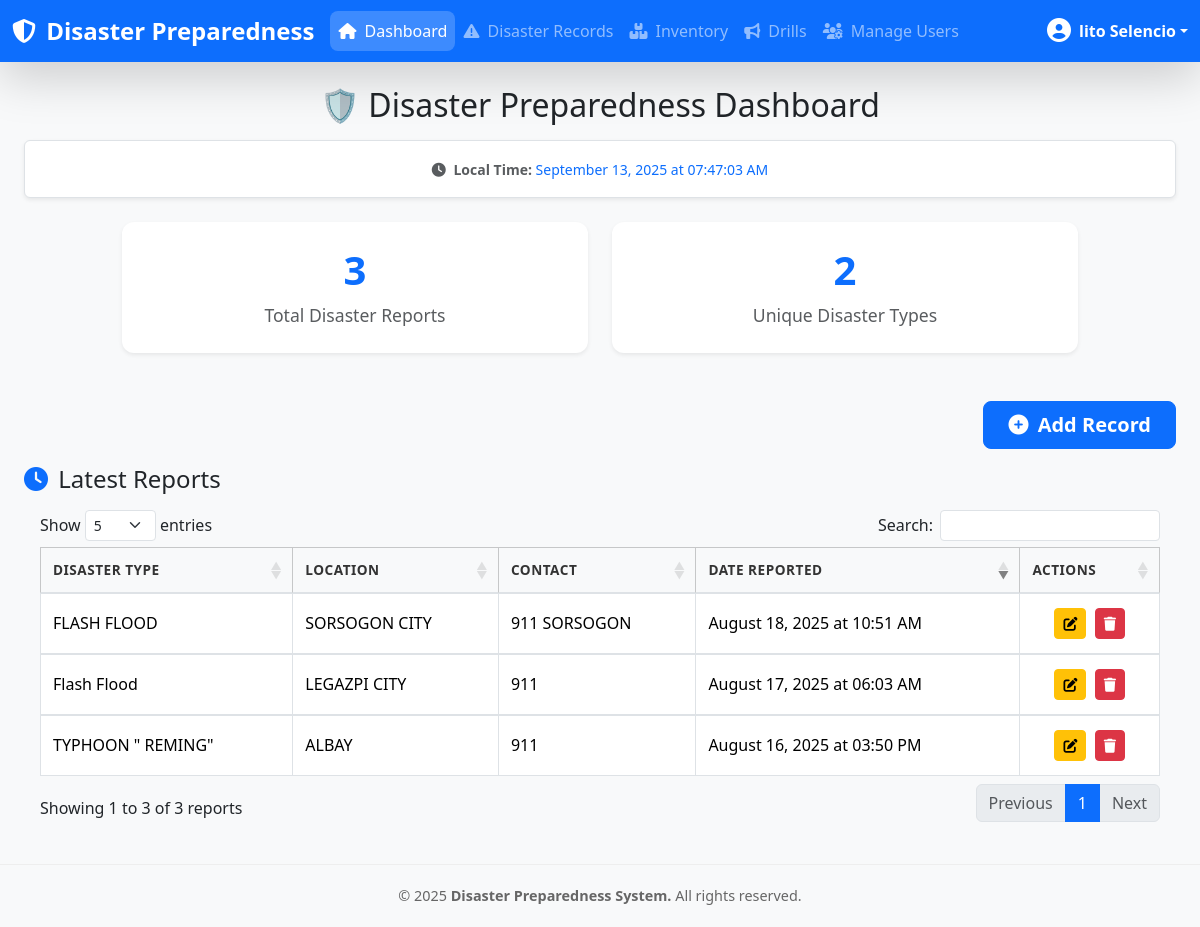
The app's page /dashboard.php (signed in) with its own data.
### tables this page shows
CREATE TABLE `disasters` (
  `id` int(11) NOT NULL,
  `disaster_type` varchar(100) NOT NULL,
  `location` varchar(150) NOT NULL,
  `emergency_contact` varchar(100) NOT NULL,
  `date_reported` timestamp NOT NULL DEFAULT current_timestamp()
);

### dashboard.php (the view, shortened to what this page needs)
 <?php
include 'connection.php';
$total_disasters = $conn->query("SELECT COUNT(*) as cnt FROM disasters")->fetch_assoc()['cnt'];
$total_types = $conn->query("SELECT COUNT(DISTINCT disaster_type) as cnt FROM disasters")->fetch_assoc()['cnt'];
$latest = $conn->query("SELECT * FROM disasters ORDER BY date_reported DESC LIMIT 100");
?>
<!DOCTYPE html>
<html lang="en">
<head>
  <link href="https://cdn.jsdelivr.net/npm/bootstrap@5.3.3/dist/css/bootstrap.min.css" rel="stylesheet" />
  <link href="https://cdn.datatables.net/1.13.6/css/dataTables.bootstrap5.min.css" rel="stylesheet" />
  <link rel="stylesheet" href="https://cdnjs.cloudflare.com/ajax/libs/font-awesome/6.4.0/css/all.min.css" />
</head>
<body>
<?php include 'navbar.php'; ?>
<div class="container-fluid px-4">
  <div class="dashboard-container">
    <h2 class="text-center mb-3">🛡️ Disaster Preparedness Dashboard</h2>
    <div class="text-center mb-4 p-3 bg-white rounded shadow-sm" style="border: 1px solid #dee2e6;">
        <small class="text-muted">
          <i class="fas fa-clock me-1"></i>
          <strong>Local Time:</strong>
          <span id="localTime" style="color: #0d6efd; font-weight: 500;">Loading...</span>
        </small>
    </div>
    <div class="row g-4 mb-5 justify-content-center">
      <div class="col-12 col-md-6 col-lg-5">
        <div class="card shadow-sm h-100 border-0">
          <div class="card-body text-center p-4">
            <h3><?= (int)$total_disasters ?></h3>
            <p class="text-muted mb-0">Total Disaster Reports</p>
          </div>
        </div>
      </div>
      <div class="col-12 col-md-6 col-lg-5">
        <div class="card shadow-sm h-100 border-0">
          <div class="card-body text-center p-4">
            <h3><?= (int)$total_types ?></h3>
            <p class="text-muted mb-0">Unique Disaster Types</p>
          </div>
        </div>
      </div>
    </div>
    <div class="d-flex justify-content-end mb-3">
      <?php if ($_SESSION['role'] === 'admin'): ?>
        <button class="btn btn-primary btn-lg px-4 fw-bold" data-bs-toggle="modal" data-bs-target="#addModal">
          <i class="fas fa-plus-circle me-1"></i> Add Record
        </button>
      <?php endif; ?>
    </div>
    <h4 class="mb-3"><i class="fas fa-clock me-1 text-primary"></i> Latest Reports</h4>
    <div class="table-container px-3">
      <div class="table-responsive">
        <table id="dataTable" class="table table-bordered table-hover align-middle mb-0">
          <thead class="table-light">
            <tr>
              <th>Disaster Type</th>
              <th>Location</th>
              <th>Contact</th>
              <th>Date Reported</th>
              <?php if ($_SESSION['role'] === 'admin'): ?>
                <th>Actions</th>
              <?php endif; ?>
            </tr>
          </thead>
          <tbody>
            <?php if ($latest && $latest->num_rows > 0): ?>
              <?php while ($row = $latest->fetch_assoc()): ?>
                <tr>
                  <td data-label="Disaster Type"><?= htmlspecialchars($row['disaster_type']) ?></td>
                  <td data-label="Location"><?= htmlspecialchars($row['location']) ?></td>
                  <td data-label="Contact"><?= htmlspecialchars($row['emergency_contact']) ?></td>
                  <td data-label="Date Reported"><?= date('F j, Y \a\t h:i A', strtotime($row['date_reported'])) ?></td>
                  <?php if ($_SESSION['role'] === 'admin'): ?>
                    <td data-label="Actions" class="text-center">
                      <button class="btn btn-warning btn-sm editBtn me-1"
                              data-id="<?= (int)$row['id'] ?>"
                              data-type="<?= htmlspecialchars($row['disaster_type']) ?>"
                              data-location="<?= htmlspecialchars($row['location']) ?>"
                              data-contact="<?= htmlspecialchars($row['emergency_contact']) ?>"
                              data-datereported="<?= date('Y-m-d\TH:i', strtotime($row['date_reported'])) ?>"
                              data-bs-toggle="modal"
                              data-bs-target="#editModal">
                        <i class="fas fa-edit"></i>
                      </button>
                      <form method="POST" action="delete_disaster.php" style="display:inline;">
                        <button type="submit" class="btn btn-danger btn-sm"
                                onclick="return confirm('Delete this report?');">
                          <i class="fas fa-trash"></i>
                        </button>
                      </form>
                    </td>
                  <?php endif; ?>
                </tr>
              <?php endwhile; ?>
            <?php endif; ?>
          </tbody>
        </table>
      </div>
    </div>
  </div>
</div>
<div class="footer">
  &copy; <?= date('Y') ?> <strong>Disaster Preparedness System.</strong> All rights reserved.
</div>
</body>
</html>

### dashboard.php (style rules this page uses)
body { background-color: #f8f9fa; }
.card { border: none; border-radius: 12px; transition: transform 0.2s ease, box-shadow 0.2s ease; }
.card-body h3 { font-size: 2.5rem; font-weight: 700; color: #0d6efd; margin-bottom: 0.5rem; }
.card-body p { font-size: 1.1rem; color: #555; }
.table thead th { background-color: #f8f9fa; font-weight: 600; color: #333; text-transform: uppercase; font-size: 0.85rem; letter-spacing: 0.5px; padding: 12px; border-bottom: 2px solid #dee2e6; }
.table tbody td { padding: 14px 12px; vertical-align: middle; border-top: 1px solid #dee2e6; }
.footer { text-align: center; padding: 20px; margin-top: 40px; font-size: 0.9rem; color: #666; border-top: 1px solid #eee; background-color: #f8f9fa; }
.dashboard-container { max-width: 1400px; margin: 0 auto; }

### records on screen
disasters: disaster_type "FLASH FLOOD", location "SORSOGON CITY", emergency_contact "911 SORSOGON", date_reported "August 18, 2025 at 10:51 AM"
disasters: disaster_type "Flash Flood", location "LEGAZPI CITY", emergency_contact "911", date_reported "August 17, 2025 at 06:03 AM"
disasters: disaster_type "TYPHOON \" REMING\"", location "ALBAY", emergency_contact "911", date_reported "August 16, 2025 at 03:50 PM"

### other values on screen
$_SESSION['full_name'] "lito Selencio"
$total_disasters "3"
$total_types "2"
